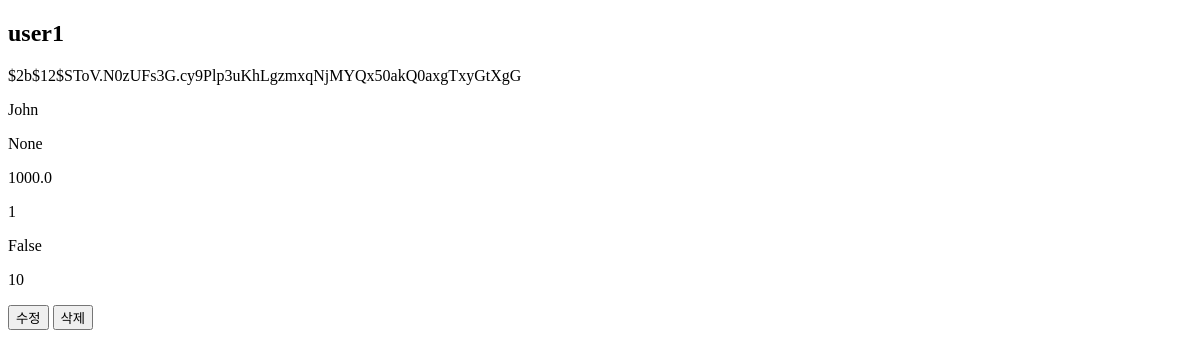
/api/user/detail/1, run on an earlier commit of the app's database.
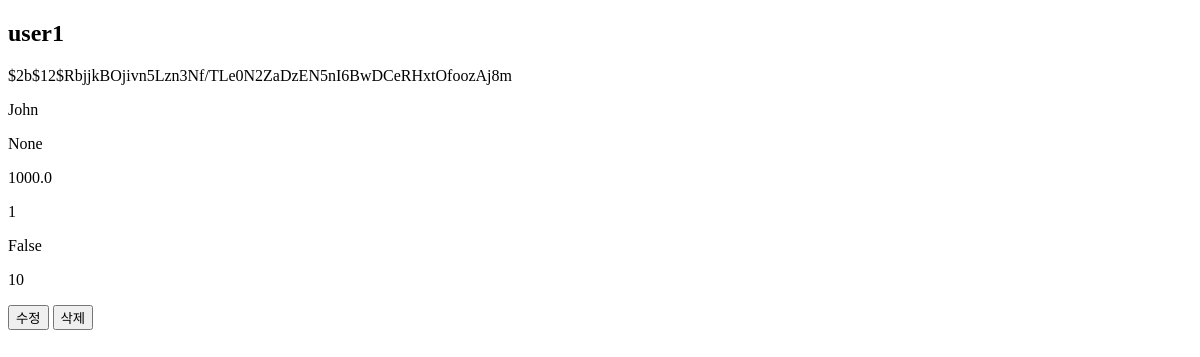
And on a later commit of the database.
### api/models.py (models this page shows, shortened)
class User(Base):
    __tablename__ = 'users'
    id = Column(Integer, primary_key=True)
    login_id = Column(String, unique=True, nullable=False)
    password = Column(String, nullable=False)
    nickname = Column(String, unique=True, nullable=False)
    profile_image = Column(String)
    quiz_learning_history = Column(Text, default='')
    lecture_learning_history = Column(Text, default='')
    total_learning_time = Column(Float, default=0.0)
    incorrect_quizzes = Column(Text, default='')
    quiz_stack = Column(Text, default='')
    today_current_quiz = Column(Text, default='')
    level = Column(Integer, default=1)
    exp = Column(Integer, default=1)
    subscription = Column(Boolean, default=False)
    signupdate = Column(DateTime, default=datetime.utcnow)
    attendance = Column(Integer, default=0)
    voca_list = relationship(
        'Voca', secondary=user_voca_association, back_populates='users')

### domain/user/user_router.py (the view)
@router.get("/detail/{user_id}", response_class=HTMLResponse)  # user_id로 수정
def user_detail_html(request: Request, user_id: int, db: Session = Depends(get_db)):  # user_id로 수정
    user = user_crud.get_user(db, user_id=user_id)  # user_id로 수정
    if not user:
        print(user.id)
        raise HTTPException(status_code=404, detail="User not found")
    return templates.TemplateResponse("user_detail.html", {"request": request, "user": user})

### domain/user/templates/user_detail.html (shortened to what this page needs)
<!DOCTYPE html>
<html lang="en">
  <head>
  </head>
  <body>
    <h2>{{ user.login_id }}</h2>
    <p>{{ user.password }}</p>
    <p>{{ user.nickname }}</p>
    <p>{{ user.profile_image }}</p>
    <p>{{ user.total_learning_time }}</p>
    <p>{{ user.level }}</p>
    <p>{{ user.subscription }}</p>
    <p>{{ user.attendance }}</p>
    <button id="update">수정</button>
    <button id="delete">삭제</button>
  </body>
</html>

What changed in the data, as far as the page shows it:
changed User "user1": password "$2b$12$SToV.N0zUFs3G.cy9Plp3uKhLgzmxqNjMYQx50akQ0axgTxyGtXgG" → "$2b$12$RbjjkBOjivn5Lzn3Nf/TLe0N2ZaDzEN5nI6BwDCeRHxtOfoozAj8m"
